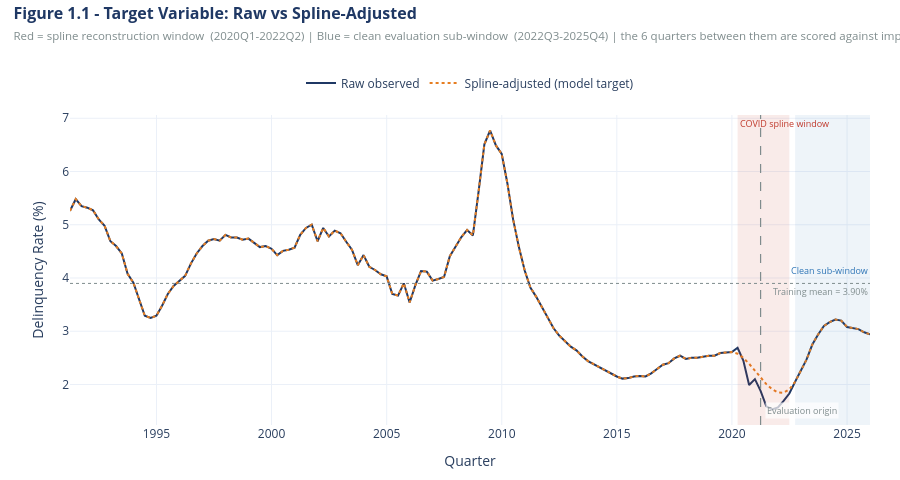

Notebook code cell kept with this figure:
### Code cell
fig = go.Figure()

fig.add_trace(go.Scatter(
    x=df_full.index, y=df_full[TARGET_RAW],
    mode='lines', name='Raw observed',
    line=dict(color=NAVY, width=2)))

fig.add_trace(go.Scatter(
    x=df_full.index, y=df_full[TARGET],
    mode='lines', name='Spline-adjusted (model target)',
    line=dict(color=AMBER, width=2, dash='dot')))

# COVID spline window: target is reconstructed, not observed
fig.add_vrect(
    x0=COVID_START, x1=COVID_END,
    fillcolor='rgba(192,57,43,0.10)', line_width=0,
    annotation_text='COVID spline window', annotation_position='top left',
    annotation_font=dict(size=9, color=RED))

# Clean sub-window: evaluation quarters scored against genuinely observed values
fig.add_vrect(
    x0=CLEAN_START, x1=CLEAN_END,
    fillcolor='rgba(46,117,182,0.08)', line_width=0,
    annotation_text='Clean sub-window', annotation_position='right',
    annotation_font=dict(size=9, color=BLUE))

# Evaluation origin. Annotation added separately: add_vline's own annotation breaks on
# date-string axes in older plotly (it averages the x coords to place the label).
fig.add_vline(x=EVAL_START, line_dash='dash', line_color=GREY, line_width=1.2)
fig.add_annotation(
    x=EVAL_START, y=0.02, yref='paper', text='Evaluation origin',
    showarrow=False, font=dict(size=9, color=GREY),
    xanchor='left', xshift=4, bgcolor='rgba(255,255,255,0.7)')

train_mean = df_train[TARGET].mean()
fig.add_hline(y=train_mean, line_dash='dot', line_color=GREY, line_width=1,
              annotation_text=f'Training mean = {train_mean:.2f}%',
              annotation_position='bottom right',
              annotation_font=dict(size=9, color=GREY))

fig.update_layout(
    title=dict(
        text=('<b>Figure 1.1 - Target Variable: Raw vs Spline-Adjusted</b>'
              f'<br><span style="font-size:11.5px;color:{GREY}">'
              'Red = spline reconstruction window  (2020Q1-2022Q2) | Blue = clean evaluation sub-window  (2022Q3-2025Q4) | '
              'the 6 quarters between them are scored against imputed values</span>'),
        font=dict(size=16, color=NAVY), x=0.015, xanchor='left', y=0.96, yanchor='top'),
    xaxis_title='Quarter', yaxis_title='Delinquency Rate (%)',
    template=TEMPLATE, height=480,
    legend=dict(orientation='h', yanchor='top', y=1.15, xanchor='center', x=0.5),
    margin=dict(t=115, b=55, l=70, r=30))
fig.show()

### Figure 1 — Plotly figure (JSON) as saved in the notebook; plotly's stock layout.template omitted (floating-point values rounded to 4 significant figures; data arrays with more than 128 entries replaced by an {"elided": "..."} marker saying what was removed)
{"data": [{"line": {"color": "#1F3864", "width": 2}, "mode": "lines", "name": "Raw observed", "type": "scatter", "x": {"elided": "140 str values"}, "y": {"elided": "140 float values"}}, {"line": {"color": "#E67E22", "dash": "dot", "width": 2}, "mode": "lines", "name": "Spline-adjusted (model target)", "type": "scatter", "x": {"elided": "140 str values"}, "y": {"elided": "140 float values"}}], "layout": {"annotations": [{"font": {"color": "#C0392B", "size": 9}, "showarrow": false, "text": "COVID spline window", "x": "2020-03-31", "xanchor": "left", "xref": "x", "y": 1, "yanchor": "top", "yref": "y domain"}, {"font": {"color": "#2E75B6", "size": 9}, "showarrow": false, "text": "Clean sub-window", "x": "2025-12-31", "xanchor": "right", "xref": "x", "y": 0.5, "yanchor": "middle", "yref": "y domain"}, {"bgcolor": "rgba(255,255,255,0.7)", "font": {"color": "#7F8C8D", "size": 9}, "showarrow": false, "text": "Evaluation origin", "x": "2021-03-31", "xanchor": "left", "xshift": 4, "y": 0.02, "yref": "paper"}, {"font": {"color": "#7F8C8D", "size": 9}, "showarrow": false, "text": "Training mean = 3.90%", "x": 1, "xanchor": "right", "xref": "x domain", "y": 3.898, "yanchor": "top", "yref": "y"}], "height": 480, "legend": {"orientation": "h", "x": 0.5, "xanchor": "center", "y": 1.15, "yanchor": "top"}, "margin": {"b": 55, "l": 70, "r": 30, "t": 115}, "shapes": [{"fillcolor": "rgba(192,57,43,0.10)", "line": {"width": 0}, "type": "rect", "x0": "2020-03-31", "x1": "2022-06-30", "xref": "x", "y0": 0, "y1": 1, "yref": "y domain"}, {"fillcolor": "rgba(46,117,182,0.08)", "line": {"width": 0}, "type": "rect", "x0": "2022-09-30", "x1": "2025-12-31", "xref": "x", "y0": 0, "y1": 1, "yref": "y domain"}, {"line": {"color": "#7F8C8D", "dash": "dash", "width": 1.2}, "type": "line", "x0": "2021-03-31", "x1": "2021-03-31", "xref": "x", "y0": 0, "y1": 1, "yref": "y domain"}, {"line": {"color": "#7F8C8D", "dash": "dot", "width": 1}, "type": "line", "x0": 0, "x1": 1, "xref": "x domain", "y0": 3.898, "y1": 3.898, "yref": "y"}], "title": {"font": {"color": "#1F3864", "size": 16}, "text": "<b>Figure 1.1 - Target Variable: Raw vs Spline-Adjusted</b><br><span style=\"font-size:11.5px;color:#7F8C8D\">Red = spline reconstruction window  (2020Q1-2022Q2) | Blue = clean evaluation sub-window  (2022Q3-2025Q4) | the 6 quarters between them are scored against imputed values</span>", "x": 0.015, "xanchor": "left", "y": 0.96, "yanchor": "top"}, "xaxis": {"title": {"text": "Quarter"}}, "yaxis": {"title": {"text": "Delinquency Rate (%)"}}}}
